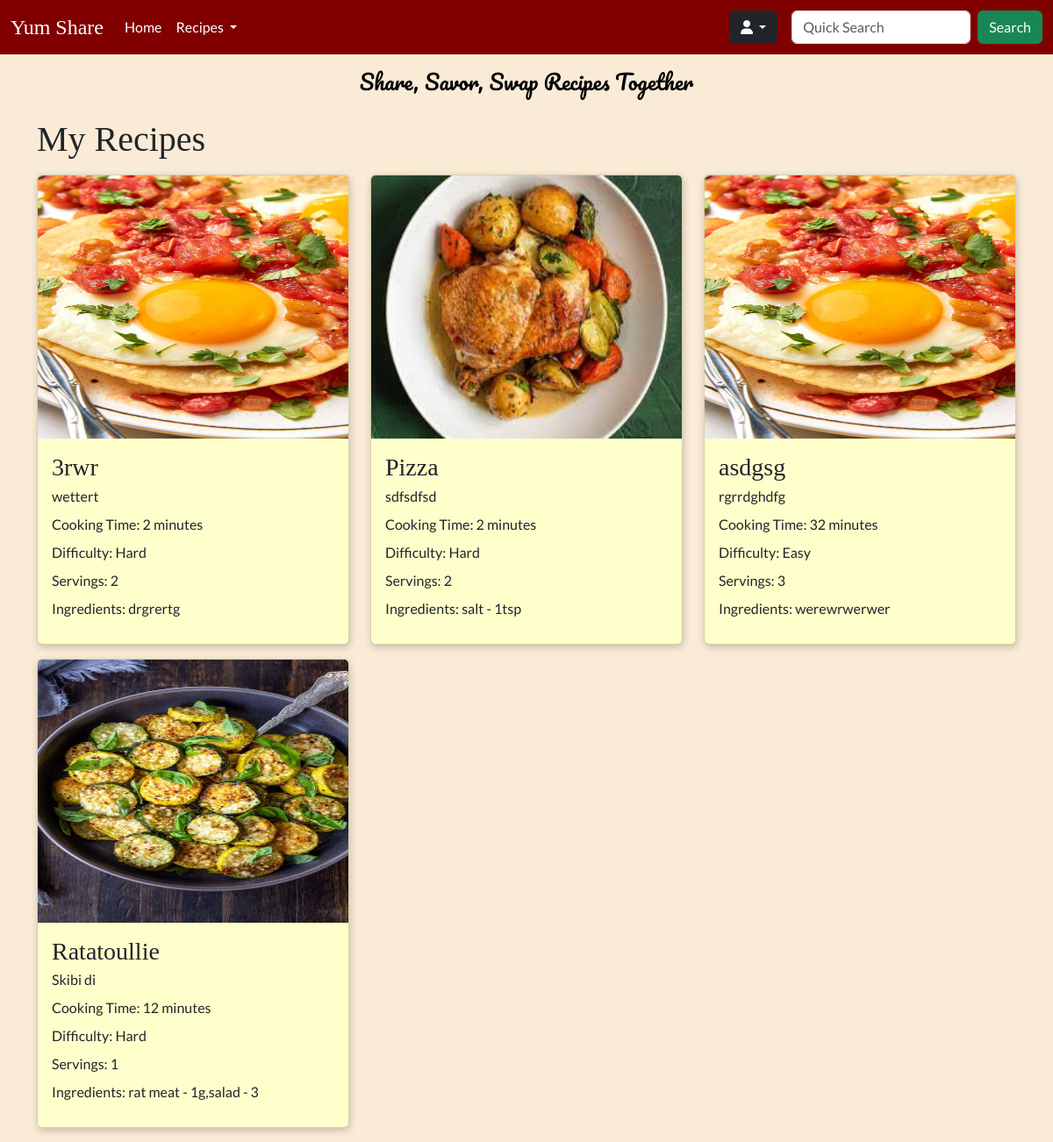
The page /recipes/favourites (signed in) on the database as committed earlier.
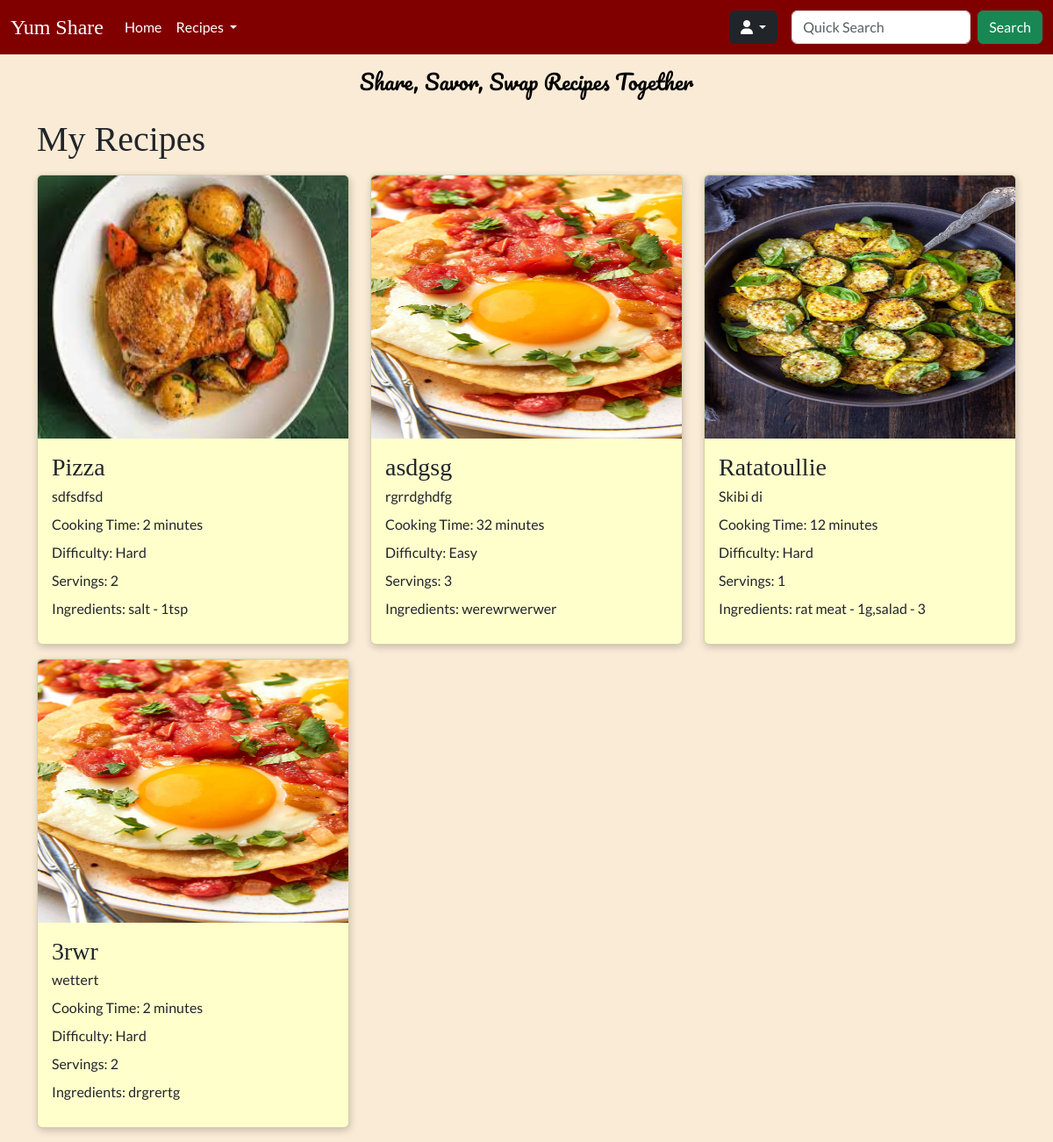
The same page on the database as committed later.
### tables this page shows
CREATE TABLE `recipes` (
  `id` int NOT NULL AUTO_INCREMENT,
  `name` varchar(255) NOT NULL,
  `time` int NOT NULL,
  `difficulty` int DEFAULT NULL,
  `description` varchar(255) DEFAULT NULL,
  `instructions` text NOT NULL,
  `servings` int DEFAULT NULL,
  `image` varchar(255) DEFAULT NULL,
  `views` int DEFAULT '0',
  `user_id` int NOT NULL,
  `created` datetime NOT NULL,
  `ingredients` text NOT NULL,
  `updated` datetime DEFAULT NULL,
  `ratings` int DEFAULT NULL,
  PRIMARY KEY (`id`),
  KEY `user_id` (`user_id`),
  CONSTRAINT `recipes_ibfk_1` FOREIGN KEY (`user_id`) REFERENCES `users` (`id`) ON DELETE CASCADE
);

### Core/functions.php (called while the page is built, shortened)
<?php
function base_path($path)
{
    return BASE_PATH . $path;
}
function view($path, $attributes = [])
{
    extract($attributes);
    require base_path('views/' . $path);
}
function intToDifficulty($value) {
    switch($value) {
        case 1:
            return 'Easy';
            break;
        case 3:
            return 'Hard';
            break;
    }
}

### Http/controllers/favourites/index.php (called while the page is built, shortened)
<?php
$favRepo = new FavouriteRepository();
$recipeRepo = new RecipeRepository();
$favourites = $favRepo->findByUserId($_SESSION['user']['id']);
$recipes = [];
foreach ($favourites as $favourite) {
    $recipes[] = $recipeRepo->findById($favourite['recipe_id']);
}
view('recipes/index.view.php', [
    'recipes' => $recipes
]);

### public/index.php (called while the page is built, shortened)
<?php
require BASE_PATH . 'Core/functions.php';
require BASE_PATH . 'bootstrap.php';
$router = new Core\Router();
$url = parse_url($_SERVER['REQUEST_URI'])['path'];
$method = $_POST['_method'] ?? $_SERVER['REQUEST_METHOD'];
$router->route($url, $method);

### Core/App.php (called while the page is built, shortened)
<?php
class App
{
    protected static Container $container;
    public static function setContainer($container) {
        static::$container = $container;
    }
    public static function getContainer() {
        return static::$container;
    }
}

### config.php (called while the page is built)
<?php
return [
  'database' => [
      'host' => 'localhost',
      'port' => 3306,
      'dbname' => 'recipeapp'
  ]
];

### bootstrap.php (called while the page is built, shortened)
<?php
$container = new Container();
$container->bind('Core\Database', function () {
    $config = require base_path('config.php');
    return new Database($config['database']);
});

### Core/Database.php (called while the page is built, shortened)
<?php
class Database
{
    protected $connection;
    public function __construct($config, $username = 'root', $password = 'password')
    {
        $dsn = 'mysql:' . http_build_query($config, '', ';');
        $this->connection = new PDO($dsn, $username, $password, [
            PDO::ATTR_DEFAULT_FETCH_MODE => PDO::FETCH_ASSOC
        ]);
    }
    public function query($query, $params = []) {
        $this->statement = $this->connection->prepare($query);
        $this->statement->execute($params);
        return $this->statement;
    }
}

### Core/Container.php (called while the page is built, shortened)
<?php
class Container
{
    protected $bindings = [];
    public function bind($key, $value) {
        $this->bindings[$key] = $value;
    }
    public function resolve($key) {
        return call_user_func($this->bindings[$key]);
    }
}

### repositories/FavouriteRepository.php (called while the page is built, shortened)
<?php
class FavouriteRepository
{
    protected $db;
    public function __construct()
    {
        $this->db = App::getContainer()->resolve('Core\Database');
    }
    public function findByUserId($id) {
        $statement = "SELECT * FROM favourites WHERE user_id=:id";
        return $this->db->query($statement, [
                'id' => $id
                ])->fetchAll();
    }
}

### repositories/RecipeRepository.php (called while the page is built, shortened)
<?php
class RecipeRepository
{
    protected $db;
    public function __construct()
    {
        $this->db = App::getContainer()->resolve('Core\Database');
    }
    public function findById($recipeId) {
        $statement = "SELECT * FROM recipes WHERE id = :id";
        return $this->db->query($statement, [
           'id' => $recipeId
        ])->fetch();
    }
}

### views/recipes/index.view.php (the view, shortened to what this page needs)
<!doctype html>
<html lang="en">
<head>
    <?php require BASE_PATH . 'public/resources/links/links.php' ?>
</head>
<body>
    <header>
        <?php require base_path('views/partials/nav.view.php') ?>
    </header>
    <main>
        <div class="content">
            <p class="slogan text-black mb-4 fs-4">Share, Savor, Swap Recipes Together</p>
            <div class="container">
                <h1 class="heading mb-3">My Recipes</h1>
                <?php if (!$recipes) : ?>
                    <p class="fs-4">No recipes found</p>
                    <a href="<?= $_SERVER['HTTP_REFERER'] ?>">Go back</a>
                <?php else : ?>
                    <div class="row">
                        <?php foreach ($recipes as $recipe) : ?>
                            <div class="col-12 col-md-4">
                                <a class="no-underline" href="/recipe?id=<?= $recipe['id'] ?>">
                                    <div class="recipe-card card mb-3" style="background-color: #ffffcc;">
                                        <img src=<?= $recipe['image'] ?> class="card-img-top" alt="recipe" style="height: 300px ;">
                                        <div class="card-body lh-1">
                                            <h5 class="heading card-title fs-3"><?= $recipe['name'] ?></h5>
                                            <p class="card-text"><?= $recipe['description'] ?></p>
                                            <p>Cooking Time: <?= $recipe['time'] ?> minutes</p>
                                            <p>Difficulty: <?= intToDifficulty($recipe['difficulty']) ?></p>
                                            <p>Servings: <?= $recipe['servings'] ?></p>
                                            <p>Ingredients: <?= $recipe['ingredients'] ?></p>
                                        </div>
                                    </div>
                                </a>
                            </div>
                        <?php endforeach; ?>
                    </div>
                <?php endif; ?>
            </div>
        </div>
    </main>
</body>

### Core/Router.php (shortened to what this page needs)
<?php
class Router
{
    protected $routes = [];
    public function add($url, $controller, $method) {
        $this->routes[] = [
            'url' => $url,
            'controller' => $controller,
            'method' => $method,
            'middleware' => null
        ];
        return $this;
    }
    public function only($key) {
        $this->routes[array_key_last($this->routes)]['middleware'] = $key;
        return $this;
    }
    public function route($url, $method) {
        foreach ($this->routes as $route) {
            if ($route['url'] === $url && $route['method'] === strtoupper($method)) {
                return require base_path('Http/controllers/' . $route['controller']);
            }
        }
    }
}

### public/resources/links/links.php (shortened to what this page needs)
<link rel="stylesheet" href="https://cdn.jsdelivr.net/npm/bootstrap@5.3.1/dist/css/bootstrap.min.css">
<link rel="stylesheet" href="/resources/css/nav.css">
<link rel="stylesheet" href="/resources/css/general.css">
<link rel="stylesheet" href="/resources/css/sidebar.css">
<link rel="stylesheet" href="/resources/css/recipe.css">

### views/partials/nav.view.php (shortened to what this page needs)
<nav class="navbar navbar-expand-lg text-white fixed-top">
    <?php if (isset($_SESSION['user'])) : ?>
        <div class="container-fluid">
            <?php $brandLink = isset($_SESSION['user']) ? '/home' : '/' ?>
            <a class="heading navbar-brand text-white fs-4" href="<?= $brandLink ?>">Yum Share</a>
            <div class="collapse navbar-collapse" id="navbarSupportedContent">
                <ul class="navbar-nav me-auto mb-2 mb-lg-0">
                    <li class="nav-item">
                        <a class="nav-link active text-white" aria-current="page" href="/home"><span class="gray-hover">Home</span></a>
                    </li>
                    <li class="nav-item dropdown">
                        <a class="nav-link dropdown-toggle text-white" href="#" role="button" data-bs-toggle="dropdown" aria-expanded="false">
                            <span class="gray-hover">Recipes</span>
                        </a>
                    </li>
                </ul>
                <div class="nav-item btn-group dropdown me-3 mb-3 mb-lg-0">
                    <button type="button" class="btn btn-dark dropdown-toggle" data-bs-toggle="dropdown" aria-expanded="false">
                        <i class="fa-solid fa-user"></i>
                    </button>
                </div>
                <form class="d-flex" role="search">
                    <input class="form-control me-2" type="search" placeholder="Quick Search" aria-label="Search">
                    <button class="btn btn-success" type="submit">Search</button>
                </form>
            </div>
        </div>
    <?php endif; ?>
</nav>

### public/resources/css/nav.css (style rules this page uses)
.no-underline { text-decoration: none; }
nav { background-color: #800000; }

### public/resources/css/general.css (style rules this page uses)
body { background-color: #FAEBD7; font-family: 'Lato', sans-serif; position: relative; }
main { position: relative; }
.content { padding-top: 75px; }
.heading { font-family: 'Playfair Display', serif; }
.slogan { font-family: 'Pacifico', cursive; text-align: center; margin: auto; }
.recipe-card { box-shadow: 1px 3px 8px rgba(0,0,0,0.2); transition: transform 0.5s; }

Rows that differ between the two databases and show on the page:
changed recipes "3rwr": moves down the list
